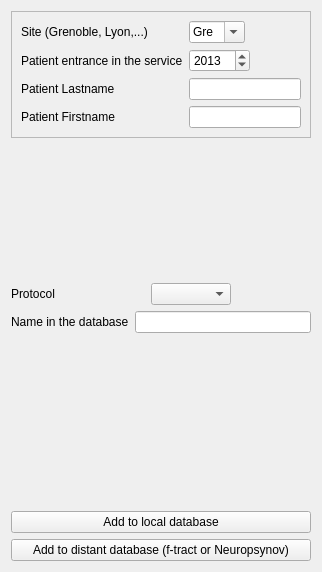
      <widget class="QWidget" name="tab_8">
       <attribute name="title">
        <string>Add</string>
       </attribute>
       <layout class="QVBoxLayout" name="verticalLayout_10">
        <item>
         <widget class="QFrame" name="frame">
          <property name="frameShape">
           <enum>QFrame::StyledPanel</enum>
          </property>
          <property name="frameShadow">
           <enum>QFrame::Raised</enum>
          </property>
          <layout class="QHBoxLayout" name="horizontalLayout_11">
           <item>
            <layout class="QVBoxLayout" name="verticalLayout_9">
             <item>
              <widget class="QLabel" name="label_32">
               <property name="text">
                <string>Site (Grenoble, Lyon,...)</string>
               </property>
              </widget>
             </item>
             <item>
              <widget class="QLabel" name="label_31">
               <property name="text">
                <string>Patient entrance in the service</string>
               </property>
              </widget>
             </item>
             <item>
              <widget class="QLabel" name="label_11">
               <property name="text">
                <string>Patient Lastname</string>
               </property>
              </widget>
             </item>
             <item>
              <widget class="QLabel" name="label_13">
               <property name="text">
                <string>Patient Firstname</string>
               </property>
              </widget>
             </item>
            </layout>
           </item>
           <item>
            <layout class="QVBoxLayout" name="verticalLayout_4">
             <item>
              <layout class="QHBoxLayout" name="horizontalLayout_7">
               <item>
                <widget class="QComboBox" name="subjectSiteCombo">
                 <property name="sizePolicy">
                  <sizepolicy hsizetype="Expanding" vsizetype="Fixed">
                   <horstretch>0</horstretch>
                   <verstretch>0</verstretch>
                  </sizepolicy>
                 </property>
                 <property name="editable">
                  <bool>true</bool>
                 </property>
                 <item>
                  <property name="text">
                   <string>Gre</string>
                  </property>
                 </item>
                </widget>
               </item>
               <item>
                <spacer name="horizontalSpacer_13">
                 <property name="orientation">
                  <enum>Qt::Horizontal</enum>
                 </property>
                 <property name="sizeType">
                  <enum>QSizePolicy::MinimumExpanding</enum>
                 </property>
                 <property name="sizeHint" stdset="0">
                  <size>
                   <width>40</width>
                   <height>20</height>
                  </size>
                 </property>
                </spacer>
               </item>
              </layout>
             </item>
             <item>
              <layout class="QHBoxLayout" name="horizontalLayout_8">
               <item>
                <widget class="QSpinBox" name="subjectYearSpinbox">
                 <property name="minimum">
                  <number>1900</number>
                 </property>
                 <property name="maximum">
                  <number>10000</number>
                 </property>
                 <property name="value">
                  <number>2013</number>
                 </property>
                </widget>
               </item>
               <item>
                <spacer name="horizontalSpacer_12">
                 <property name="orientation">
                  <enum>Qt::Horizontal</enum>
                 </property>
                 <property name="sizeHint" stdset="0">
                  <size>
                   <width>40</width>
                   <height>20</height>
                  </size>
                 </property>
                </spacer>
               </item>
              </layout>
             </item>
             <item>
              <widget class="QLineEdit" name="subjectPatientName"/>
             </item>
             <item>
              <widget class="QLineEdit" name="subjectPatientFirstName">
               <property name="text">
                <string/>
               </property>
              </widget>
             </item>
            </layout>
           </item>
          </layout>
         </widget>
        </item>
        <item>
         <spacer name="verticalSpacer_4">
          <property name="orientation">
           <enum>Qt::Vertical</enum>
          </property>
          <property name="sizeHint" stdset="0">
           <size>
            <width>20</width>
            <height>139</height>
           </size>
          </property>
         </spacer>
        </item>
        <item>
         <layout class="QHBoxLayout" name="horizontalLayout_15">
          <item>
           <widget class="QLabel" name="label_34">
            <property name="text">
             <string>Protocol   </string>
            </property>
           </widget>
          </item>
          <item>
           <spacer name="horizontalSpacer_17">
            <property name="orientation">
             <enum>Qt::Horizontal</enum>
            </property>
            <property name="sizeHint" stdset="0">
             <size>
              <width>40</width>
              <height>20</height>
             </size>
            </property>
           </spacer>
          </item>
          <item>
           <widget class="QComboBox" name="subjectProtocolCombo">
            <property name="sizePolicy">
             <sizepolicy hsizetype="Expanding" vsizetype="Fixed">
              <horstretch>0</horstretch>
              <verstretch>0</verstretch>
             </sizepolicy>
            </property>
           </widget>
          </item>
          <item>
           <spacer name="horizontalSpacer_16">
            <property name="orientation">
             <enum>Qt::Horizontal</enum>
            </property>
            <property name="sizeHint" stdset="0">
             <size>
              <width>40</width>
              <height>20</height>
             </size>
            </property>
           </spacer>
          </item>
         </layout>
        </item>
        <item>
         <layout class="QHBoxLayout" name="horizontalLayout_14">
          <item>
           <widget class="QLabel" name="label_33">
            <property name="text">
             <string>Name in the database</string>
            </property>
           </widget>
          </item>
          <item>
           <widget class="QLineEdit" name="subjectPatientCode">
            <property name="sizePolicy">
             <sizepolicy hsizetype="Expanding" vsizetype="Fixed">
              <horstretch>0</horstretch>
              <verstretch>0</verstretch>
             </sizepolicy>
            </property>
            <property name="text">
             <string/>
            </property>
           </widget>
          </item>
         </layout>
        </item>
        <item>
         <spacer name="verticalSpacer_5">
          <property name="orientation">
           <enum>Qt::Vertical</enum>
          </property>
          <property name="sizeHint" stdset="0">
           <size>
            <width>20</width>
            <height>172</height>
           </size>
          </property>
         </spacer>
        </item>
        <item>
         <widget class="QPushButton" name="subjectAddSubjectButton">
          <property name="text">
           <string>Add to local database</string>
          </property>
          <property name="autoDefault">
           <bool>false</bool>
          </property>
         </widget>
        </item>
        <item>
         <widget class="QPushButton" name="subjectAddProjectDatabase">
          <property name="text">
           <string>Add to distant database (f-tract or Neuropsynov)</string>
          </property>
         </widget>
        </item>
       </layout>
       <zorder>frame</zorder>
       <zorder>subjectAddSubjectButton</zorder>
       <zorder>verticalSpacer_4</zorder>
       <zorder>verticalSpacer_5</zorder>
       <zorder>subjectAddProjectDatabase</zorder>
      </widget>
